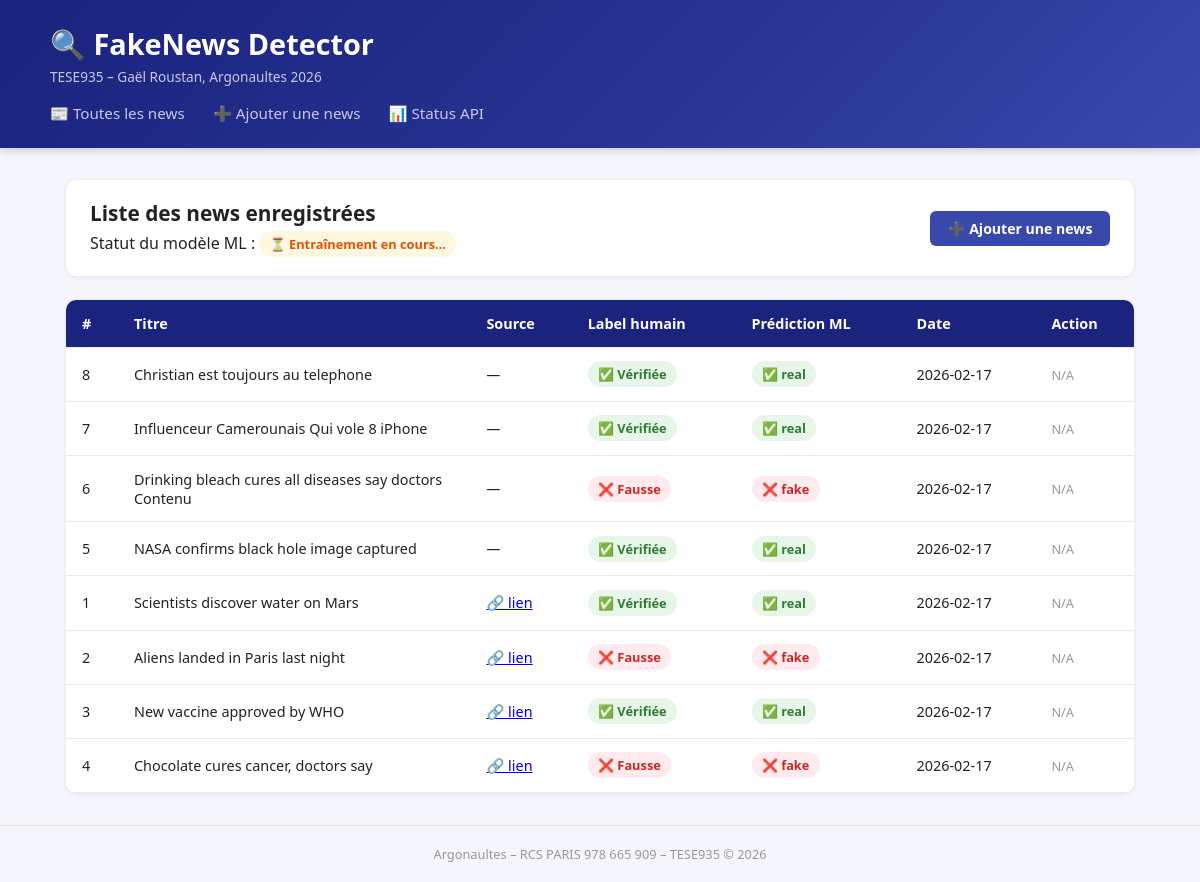
The page / on the database its author committed.
### tables this page shows
CREATE TABLE news (
            id        INTEGER PRIMARY KEY AUTOINCREMENT,
            title     TEXT NOT NULL,
            content   TEXT NOT NULL,
            source    TEXT,
            label     TEXT NOT NULL DEFAULT 'unknown',
            predicted TEXT DEFAULT NULL,
            created   DATETIME DEFAULT CURRENT_TIMESTAMP
        );

### app.py (the view)
@app.route("/")
def index():
    news_list = get_all_news()
    model_ready = os.path.exists(MODEL_PATH)
    return render_template("index.html", news_list=news_list, model_ready=model_ready)

### app.py (called while the page is built)
def get_all_news():
    conn = sqlite3.connect(DB_PATH)
    conn.row_factory = sqlite3.Row
    rows = conn.execute("SELECT * FROM news ORDER BY created DESC").fetchall()
    conn.close()
    return rows

### templates/index.html (shortened to what this page needs)
{% extends "base.html" %}
{% block content %}
<section class="hero">
    <div class="hero-text">
        <h2>Liste des news enregistrées</h2>
        <p>
            Statut du modèle ML :
            {% if model_ready %}
                <span class="badge badge-ok">✅ Modèle prêt</span>
            {% else %}
                <span class="badge badge-warn">⏳ Entraînement en cours…</span>
            {% endif %}
        </p>
    </div>
    <div style="display:flex;gap:0.75rem;flex-wrap:wrap;">
        <a href="{{ url_for('add_news') }}" class="btn btn-primary">➕ Ajouter une news</a>
    </div>
</section>
{% if news_list %}
<div class="table-wrapper">
    <table>
        <thead>
            <tr>
                <th>#</th>
                <th>Titre</th>
                <th>Source</th>
                <th>Label humain</th>
                <th>Prédiction ML</th>
                <th>Date</th>
                <th>Action</th>
            </tr>
        </thead>
        <tbody>
            {% for news in news_list %}
            <tr>
                <td>{{ news['id'] }}</td>
                <td class="news-title">{{ news['title'] }}</td>
                <td>
                    {% if news['source'] %}
                        <a href="{{ news['source'] }}" target="_blank" rel="noopener">🔗 lien</a>
                    {% else %}
                        <em>—</em>
                    {% endif %}
                </td>
                <td>
                    <span class="badge badge-{{ 'ok' if news['label'] == 'real' else 'danger' }}">
                        {{ '✅ Vérifiée' if news['label'] == 'real' else '❌ Fausse' }}
                    </span>
                </td>
                <td>
                    {% if news['predicted'] %}
                        <span class="badge badge-{{ 'ok' if news['predicted'] == 'real' else 'danger' }}">
                            {{ '✅ real' if news['predicted'] == 'real' else '❌ fake' }}
                        </span>
                    {% else %}
                        <em>—</em>
                    {% endif %}
                </td>
                <td>{{ news['created'][:10] }}</td>
                <td>
                    {% if model_ready %}
                        <a href="{{ url_for('predict_single', news_id=news['id']) }}" class="btn btn-sm">Prédire</a>
                    {% else %}
                        <span class="muted">N/A</span>
                    {% endif %}
                </td>
            </tr>
            {% endfor %}
        </tbody>
    </table>
</div>
{% else %}
<p class="empty">Aucune news enregistrée pour l'instant.</p>
{% endif %}
{% endblock %}

### templates/base.html (shortened to what this page needs)
<!DOCTYPE html>
<html lang="fr">
<head>
    <link rel="stylesheet" href="{{ url_for('static', filename='css/style.css') }}">
</head>
<body>
<header>
    <div class="header-inner">
        <h1>🔍 FakeNews Detector</h1>
        <p class="subtitle">TESE935 – Gaël Roustan, Argonaultes 2026</p>
        <nav>
            <a href="{{ url_for('index') }}">📰 Toutes les news</a>
            <a href="{{ url_for('add_news') }}">➕ Ajouter une news</a>
            <a href="{{ url_for('status') }}" target="_blank">📊 Status API</a>
        </nav>
    </div>
</header>
<main>
    {% block content %}{% endblock %}
</main>
<footer>
    <p>Argonaultes – RCS PARIS 978 665 909 – TESE935 &copy; 2026</p>
</footer>
</body>
</html>

### static/css/style.css (style rules this page uses)
* { box-sizing: border-box; margin: 0; padding: 0; }
body { font-family: 'Segoe UI', Arial, sans-serif; background: #f4f6fb; color: #222; min-height: 100vh; display: flex; flex-direction: column; }
header { background: linear-gradient(135deg, #1a237e 0%, #283593 60%, #3949ab 100%); color: #fff; padding: 1.5rem 2rem; box-shadow: 0 2px 8px rgba(0,0,0,0.2); }
.header-inner { max-width: 1100px; margin: 0 auto; }
header h1 { font-size: 1.8rem; margin-bottom: 0.25rem; }
header .subtitle { font-size: 0.85rem; opacity: 0.75; margin-bottom: 1rem; }
nav a { color: #c5cae9; text-decoration: none; margin-right: 1.5rem; font-size: 0.95rem; transition: color .2s; }
main { flex: 1; max-width: 1100px; margin: 2rem auto; padding: 0 1rem; width: 100%; }
.hero { display: flex; align-items: center; justify-content: space-between; background: #fff; border-radius: 10px; padding: 1.2rem 1.5rem; margin-bottom: 1.5rem; box-shadow: 0 1px 4px rgba(0,0,0,0.08); }
.hero h2 { font-size: 1.3rem; margin-bottom: .25rem; }
.badge { display: inline-block; padding: .25rem .65rem; border-radius: 999px; font-size: .8rem; font-weight: 600; }
.badge-ok { background: #e8f5e9; color: #2e7d32; }
.badge-danger { background: #ffebee; color: #c62828; }
.badge-warn { background: #fff8e1; color: #e65100; }
.table-wrapper { background: #fff; border-radius: 10px; box-shadow: 0 1px 4px rgba(0,0,0,0.08); overflow-x: auto; }
table { width: 100%; border-collapse: collapse; }
thead tr { background: #1a237e; color: #fff; }
th, td { padding: .85rem 1rem; text-align: left; font-size: .9rem; border-bottom: 1px solid #e8eaf6; }
.news-title { max-width: 280px; font-weight: 500; }
.muted { color: #999; font-size: .8rem; }
.btn { display: inline-block; padding: .5rem 1.1rem; border-radius: 6px; font-size: .88rem; font-weight: 600; text-decoration: none; cursor: pointer; border: none; transition: opacity .2s, transform .1s; }
.btn-primary { background: #3949ab; color: #fff; }
footer { text-align: center; padding: 1.2rem; font-size: .8rem; color: #999; border-top: 1px solid #e0e0e0; }

### rows shown on the page
news: id "8", title "Christian est toujours au telephone", label "✅ Vérifiée", predicted "✅ real", created "2026-02-17"
news: id "7", title "Influenceur Camerounais Qui vole 8 iPhone", label "✅ Vérifiée", predicted "✅ real", created "2026-02-17"
news: id "6", title "Drinking bleach cures all diseases say doctors Contenu", label "❌ Fausse", predicted "❌ fake", created "2026-02-17"
news: id "5", title "NASA confirms black hole image captured", label "✅ Vérifiée", predicted "✅ real", created "2026-02-17"
news: id "1", title "Scientists discover water on Mars", label "✅ Vérifiée", predicted "✅ real", created "2026-02-17"
news: id "2", title "Aliens landed in Paris last night", label "❌ Fausse", predicted "❌ fake", created "2026-02-17"
news: id "3", title "New vaccine approved by WHO", label "✅ Vérifiée", predicted "✅ real", created "2026-02-17"
news: id "4", title "Chocolate cures cancer, doctors say", label "❌ Fausse", predicted "❌ fake", created "2026-02-17"
